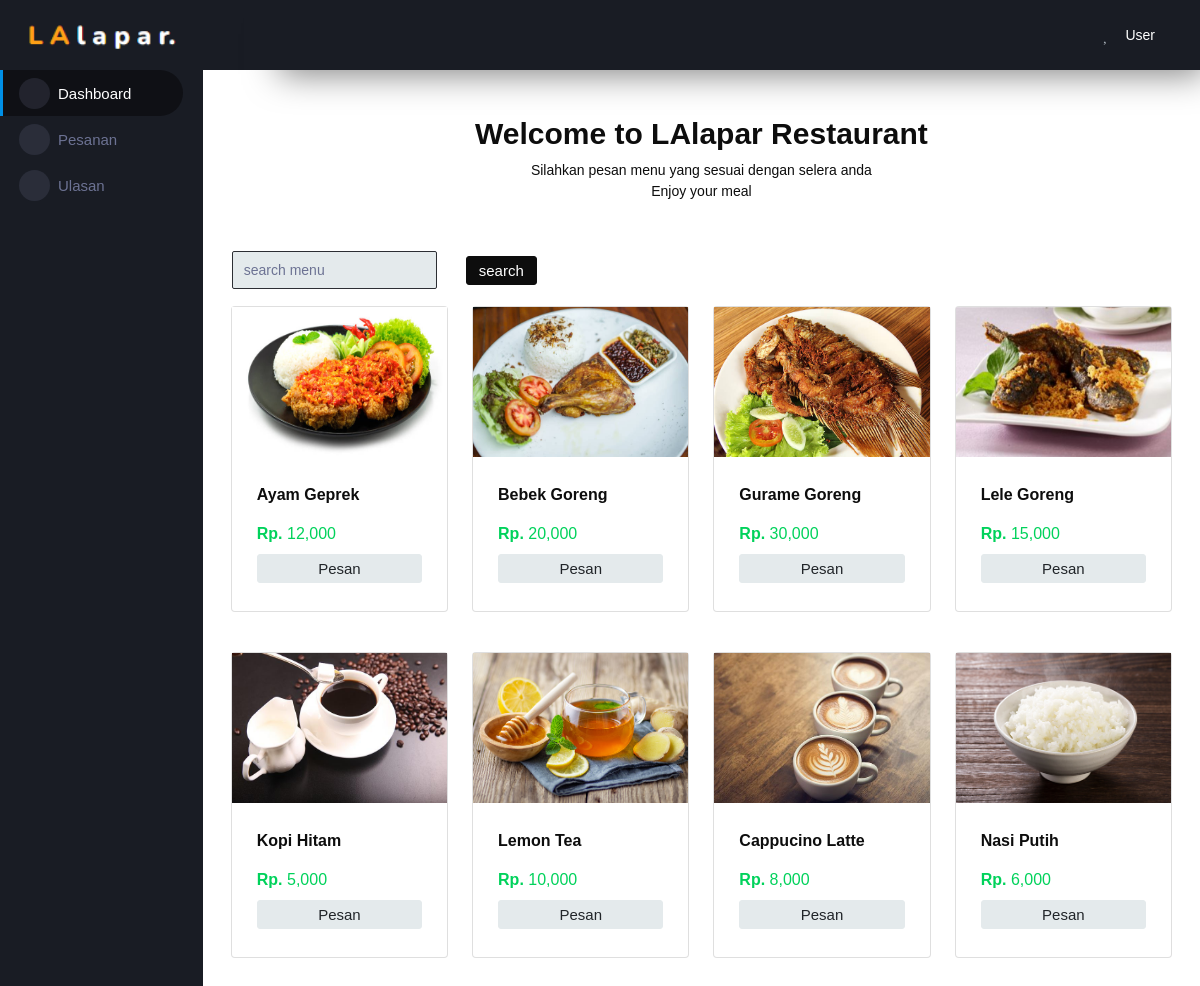
The page /user/dashboard_user.php on the database its author committed.
### tables this page shows
CREATE TABLE `menu` (
  `id` int(11) NOT NULL,
  `id_category` int(11) NOT NULL,
  `nm_menu` varchar(250) NOT NULL,
  `price` decimal(10,0) NOT NULL,
  `img` varchar(250) NOT NULL,
  `status` varchar(15) NOT NULL
);

### user/dashboard_user.php (the view, shortened to what this page needs)
<!DOCTYPE html>
<html lang="en">
  <head>
  <link rel="stylesheet" href="asset/vendors/mdi/css/materialdesignicons.min.css">
  <link rel="stylesheet" href="asset/vendors/css/vendor.bundle.base.css">
  <link rel="stylesheet" href="asset/style.css">
</head>
<body>
  <div class="container-scroller">
    <?php
      include('sidebar_user.php');
    ?>
    <div class="main-panel">
        <div class="content-wrapper">
            <div class="pt-3 pb-3 text-dark" align="center">
                <h2><b>Welcome to LAlapar Restaurant</b></h2>
                <p>Silahkan pesan menu yang sesuai dengan selera anda <br> Enjoy your meal</p>
            </div>
            <table class="mb-3">
                <form class="form-inline" action="" method="POST">
                    <div class="form-group">
                    <tr>
                        <td><input type="text" class="form-control bg-secondary" id="cari" name="cari" autocomplete="off" placeholder="search menu"></td>
                        <td align="right" width="100"><input class="btn btn-dark" type="submit" value="search"></td>
                    </tr>
                    </div>
                </form>
            </table>
            <div class="row">
                <?php
                include('../koneksi.php');
                if(isset($_POST['cari'])){
                    $cari = $_POST['cari'];
                    $query = mysqli_query($koneksi, "SELECT * FROM menu WHERE `status` = 'active' and nm_menu LIKE '%".$cari."%'");
                }else{
                    $query = mysqli_query($koneksi, "SELECT * FROM menu WHERE `status` = 'active'");
                }
                $result = mysqli_fetch_all($query, MYSQLI_ASSOC);
                ?>
                <?php foreach($result as $result) : ?>
                <div class="col-6 col-lg-3 col-md-4 col-sm-6 grid-margin stretch-card">
                    <div class="card bg-light mb-3">
                        <img src="../img/<?php echo $result['img'] ?>" class="card-img-top w-100" height="150px" alt="...">
                        <div class="card-body">
                            <h5 class="card-title font-weight-bold text-dark"><?php echo $result['nm_menu'] ?></h5>
                            <label class="card-text text-success" style="margin-right: 10px;"><strong>Rp.</strong> <?php echo number_format($result['price']); ?></label>
                            <a href="pesan_menu.php?id=<?php echo $result['id']; ?>" class="btn btn-secondary w-100">Pesan</a>
                        </div>
                    </div>
                </div>
            <?php endforeach; ?>
            </div>
        </div>
    </div>
  </div>
</body>
</html>

### rows shown on the page
menu: img (picture), nm_menu "Ayam Geprek", price "12,000"
menu: img (picture), nm_menu "Bebek Goreng", price "20,000"
menu: img (picture), nm_menu "Gurame Goreng", price "30,000"
menu: img (picture), nm_menu "Lele Goreng", price "15,000"
menu: img (picture), nm_menu "Kopi Hitam", price "5,000"
menu: img (picture), nm_menu "Lemon Tea", price "10,000"
menu: img (picture), nm_menu "Cappucino Latte", price "8,000"
menu: img (picture), nm_menu "Nasi Putih", price "6,000"
